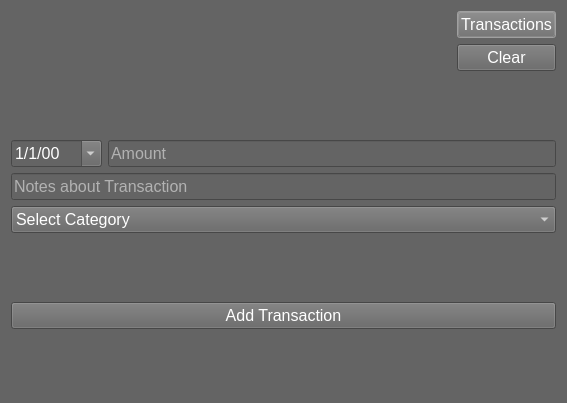
<?xml version="1.0" encoding="UTF-8"?>
<ui version="4.0">
 <class>NewTransactionDialog</class>
 <widget class="QDialog" name="NewTransactionDialog">
  <property name="geometry">
   <rect>
    <x>0</x>
    <y>0</y>
    <width>567</width>
    <height>403</height>
   </rect>
  </property>
  <property name="windowTitle">
   <string>Dialog</string>
  </property>
  <property name="styleSheet">
   <string notr="true">background-color: rgb(100, 100, 100);</string>
  </property>
  <layout class="QVBoxLayout" name="verticalLayout_2">
   <item>
    <layout class="QHBoxLayout" name="horizontalLayout">
     <item>
      <spacer name="horizontalSpacer">
       <property name="orientation">
        <enum>Qt::Horizontal</enum>
       </property>
       <property name="sizeHint" stdset="0">
        <size>
         <width>40</width>
         <height>20</height>
        </size>
       </property>
      </spacer>
     </item>
     <item>
      <layout class="QVBoxLayout" name="verticalLayout">
       <item>
        <widget class="QPushButton" name="button_allTransactions">
         <property name="font">
          <font>
           <pointsize>12</pointsize>
          </font>
         </property>
         <property name="focusPolicy">
          <enum>Qt::TabFocus</enum>
         </property>
         <property name="styleSheet">
          <string notr="true">color: rgb(255, 255, 255);
selection-background-color: rgb(255, 255, 255);
selection-color: rgb(255, 255, 255);
border-color: rgb(0, 0, 0);</string>
         </property>
         <property name="text">
          <string>Transactions</string>
         </property>
         <property name="flat">
          <bool>false</bool>
         </property>
        </widget>
       </item>
       <item>
        <widget class="QPushButton" name="button_clearTransactions">
         <property name="font">
          <font>
           <pointsize>12</pointsize>
          </font>
         </property>
         <property name="focusPolicy">
          <enum>Qt::TabFocus</enum>
         </property>
         <property name="styleSheet">
          <string notr="true">color: rgb(255, 255, 255);
selection-background-color: rgb(255, 255, 255);
selection-color: rgb(255, 255, 255);
border-color: rgb(0, 0, 0);</string>
         </property>
         <property name="text">
          <string>Clear</string>
         </property>
        </widget>
       </item>
      </layout>
     </item>
    </layout>
   </item>
   <item>
    <spacer name="verticalSpacer_2">
     <property name="orientation">
      <enum>Qt::Vertical</enum>
     </property>
     <property name="sizeHint" stdset="0">
      <size>
       <width>20</width>
       <height>40</height>
      </size>
     </property>
    </spacer>
   </item>
   <item>
    <layout class="QHBoxLayout" name="horizontalLayout_2">
     <item>
      <widget class="QDateEdit" name="dateEdit">
       <property name="font">
        <font>
         <pointsize>12</pointsize>
        </font>
       </property>
       <property name="focusPolicy">
        <enum>Qt::StrongFocus</enum>
       </property>
       <property name="styleSheet">
        <string notr="true">color: rgb(255, 255, 255);</string>
       </property>
       <property name="displayFormat">
        <string>d/M/yy</string>
       </property>
       <property name="calendarPopup">
        <bool>true</bool>
       </property>
      </widget>
     </item>
     <item>
      <widget class="QLineEdit" name="lineEdit_amount">
       <property name="font">
        <font>
         <pointsize>12</pointsize>
        </font>
       </property>
       <property name="focusPolicy">
        <enum>Qt::StrongFocus</enum>
       </property>
       <property name="styleSheet">
        <string notr="true">color: rgb(255, 255, 255);</string>
       </property>
       <property name="placeholderText">
        <string>Amount</string>
       </property>
      </widget>
     </item>
    </layout>
   </item>
   <item>
    <widget class="QLineEdit" name="lineEdit_note">
     <property name="font">
      <font>
       <pointsize>12</pointsize>
      </font>
     </property>
     <property name="focusPolicy">
      <enum>Qt::StrongFocus</enum>
     </property>
     <property name="styleSheet">
      <string notr="true">color: rgb(255, 255, 255);</string>
     </property>
     <property name="text">
      <string/>
     </property>
     <property name="placeholderText">
      <string>Notes about Transaction</string>
     </property>
    </widget>
   </item>
   <item>
    <widget class="QComboBox" name="comboBox">
     <property name="font">
      <font>
       <pointsize>12</pointsize>
      </font>
     </property>
     <property name="styleSheet">
      <string notr="true">color: rgb(255, 255, 255);</string>
     </property>
     <property name="editable">
      <bool>false</bool>
     </property>
     <property name="currentIndex">
      <number>0</number>
     </property>
     <property name="sizeAdjustPolicy">
      <enum>QComboBox::AdjustToContentsOnFirstShow</enum>
     </property>
     <property name="placeholderText">
      <string/>
     </property>
     <item>
      <property name="text">
       <string>Select Category</string>
      </property>
     </item>
    </widget>
   </item>
   <item>
    <spacer name="verticalSpacer_3">
     <property name="orientation">
      <enum>Qt::Vertical</enum>
     </property>
     <property name="sizeHint" stdset="0">
      <size>
       <width>20</width>
       <height>40</height>
      </size>
     </property>
    </spacer>
   </item>
   <item>
    <widget class="QPushButton" name="button_addTransaction">
     <property name="font">
      <font>
       <pointsize>12</pointsize>
      </font>
     </property>
     <property name="focusPolicy">
      <enum>Qt::TabFocus</enum>
     </property>
     <property name="styleSheet">
      <string notr="true">color: rgb(255, 255, 255);
selection-background-color: rgb(255, 255, 255);
selection-color: rgb(255, 255, 255);
border-color: rgb(0, 0, 0);</string>
     </property>
     <property name="text">
      <string>Add Transaction</string>
     </property>
    </widget>
   </item>
   <item>
    <spacer name="verticalSpacer">
     <property name="orientation">
      <enum>Qt::Vertical</enum>
     </property>
     <property name="sizeHint" stdset="0">
      <size>
       <width>20</width>
       <height>40</height>
      </size>
     </property>
    </spacer>
   </item>
  </layout>
 </widget>
 <resources/>
 <connections/>
</ui>
